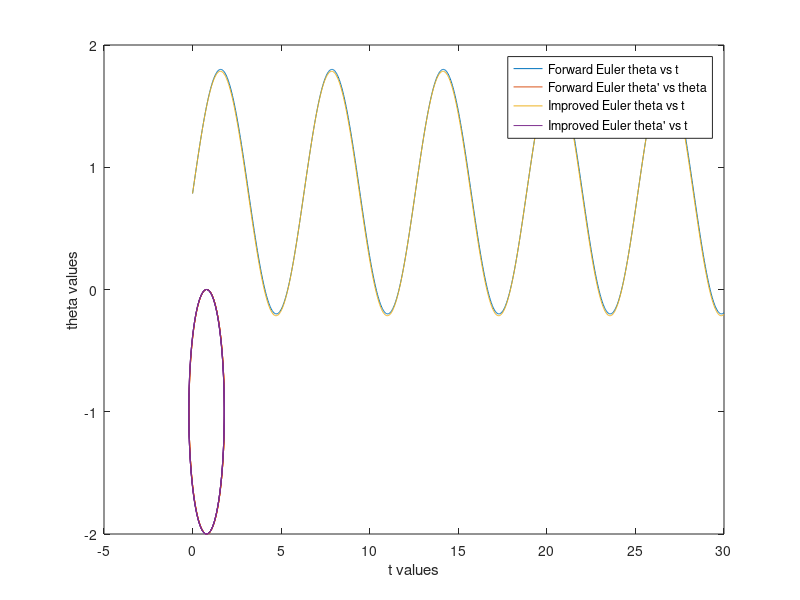

This figure's MATLAB source:
function [x] = improvedEuler()
%%%% yi+1 = yi + h/2((f(xi,yi) + f(xi+1, yi+1));
T = 30;
N = 1000;
h = T/N;
t = 0:h:T;

Theta1 = @(t) cos(t);
Theta2 = @(t) -sin(t);
a = pi/4;
b = 0;

%forwardEuler
Te1 = zeros(size(t));
Te1(1) = a;
Te2 = zeros(size(t));
Te2(1) = b;

%improved Euler
T1 = zeros(size(t));
T1(1) = a;

T2 = zeros(size(t));
T2(1) = b;

i = 1;
while(i < N +1)
    %perfrom forwaard euler to get yi+1
    Te1(i+1) = Te1(i) + h*(Theta1(t(i)));
    Te2(i+1) = Te2(i) + h*(Theta2(t(i)));
   
    %perform improvedEuler
    T1(i+1) = T1(i) + (h/2)*(Theta1(t(i)) + Theta1(t(i+1)));
    T2(i+1) = T2(i) + (h/2)*(Theta2(t(i)) + Theta2(t(i+1)));
    i = i+1;
end

E = @(t, tp) (tp).^2/2 - cos(t);

%En1 = zeros(size(t));
%En1 = E(Te1,Te2);

%En2 = zeros(size(t));
%En2 = E(T1,T2);

figure
%plot(t, En1, t, En2)
plot(t,Te1);
hold on
plot(Te1,Te2);
plot(t,T1);
plot(T1,T2);
hold off
xlabel('t values');
ylabel('theta values');
legend('Forward Euler theta vs t' , 'Forward Euler theta'' vs theta', 'Improved Euler theta vs t', 'Improved Euler theta'' vs t');


end